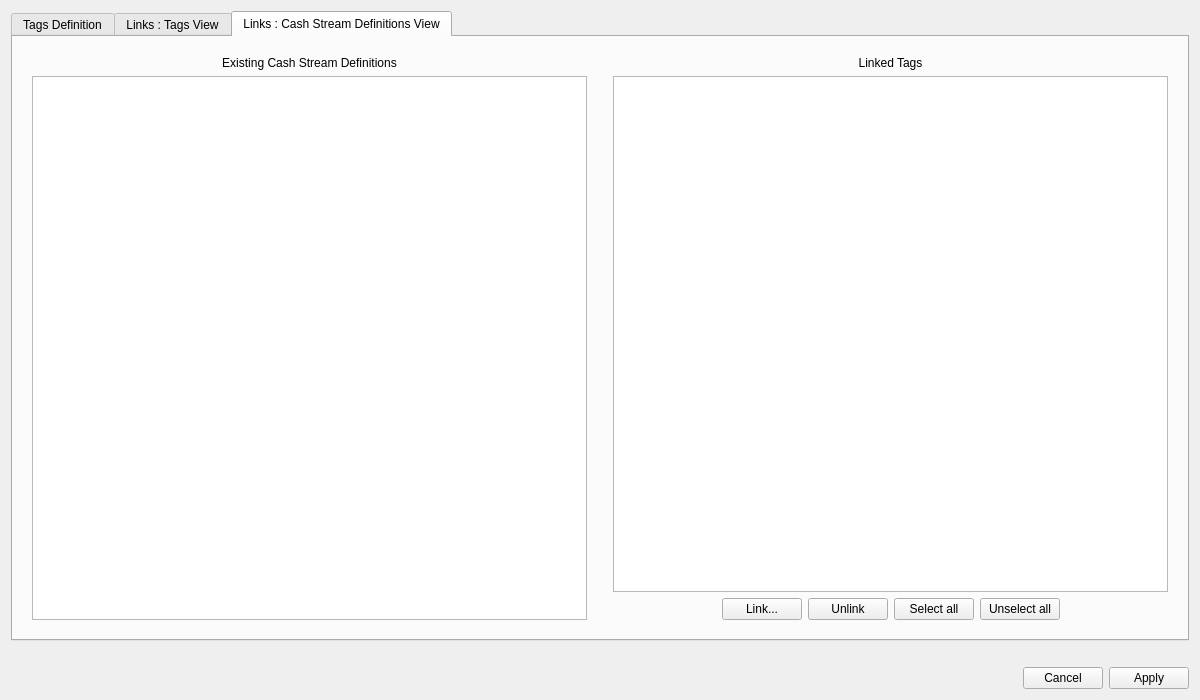
<?xml version="1.0" encoding="UTF-8"?>
<ui version="4.0">
 <class>ManageTagsDialog</class>
 <widget class="QDialog" name="ManageTagsDialog">
  <property name="geometry">
   <rect>
    <x>0</x>
    <y>0</y>
    <width>1200</width>
    <height>700</height>
   </rect>
  </property>
  <property name="windowTitle">
   <string>Manage Tags</string>
  </property>
  <layout class="QVBoxLayout" name="verticalLayout" stretch="0,0,0">
   <item>
    <widget class="QTabWidget" name="tagsTabWidget">
     <property name="currentIndex">
      <number>2</number>
     </property>
     <widget class="QWidget" name="tagsTab">
      <attribute name="title">
       <string>Tags Definition</string>
      </attribute>
      <layout class="QVBoxLayout" name="verticalLayout_4">
       <item>
        <spacer name="verticalSpacer_3">
         <property name="orientation">
          <enum>Qt::Orientation::Vertical</enum>
         </property>
         <property name="sizeType">
          <enum>QSizePolicy::Policy::Fixed</enum>
         </property>
         <property name="sizeHint" stdset="0">
          <size>
           <width>20</width>
           <height>5</height>
          </size>
         </property>
        </spacer>
       </item>
       <item>
        <layout class="QVBoxLayout" name="verticalLayout_tagsTab">
         <item>
          <layout class="QHBoxLayout" name="horizontalLayout_3">
           <item>
            <widget class="QLabel" name="tagsDefListTitleLabel">
             <property name="text">
              <string>TextLabel</string>
             </property>
             <property name="alignment">
              <set>Qt::AlignmentFlag::AlignCenter</set>
             </property>
            </widget>
           </item>
          </layout>
         </item>
         <item>
          <layout class="QHBoxLayout" name="horizontalLayout_List">
           <item>
            <widget class="QTableView" name="tagsDefTableView">
             <property name="alternatingRowColors">
              <bool>true</bool>
             </property>
             <property name="selectionBehavior">
              <enum>QAbstractItemView::SelectionBehavior::SelectRows</enum>
             </property>
             <attribute name="horizontalHeaderStretchLastSection">
              <bool>true</bool>
             </attribute>
            </widget>
           </item>
          </layout>
         </item>
         <item>
          <layout class="QHBoxLayout" name="horizontalLayout_2">
           <item>
            <spacer name="horizontalSpacer_2">
             <property name="orientation">
              <enum>Qt::Orientation::Horizontal</enum>
             </property>
             <property name="sizeHint" stdset="0">
              <size>
               <width>40</width>
               <height>20</height>
              </size>
             </property>
            </spacer>
           </item>
           <item>
            <widget class="QPushButton" name="tagsDefAddPushButton">
             <property name="toolTip">
              <string>&lt;html&gt;&lt;head/&gt;&lt;body&gt;&lt;p&gt;Create a new tag, with initially no link to any Cash Stream Definitions.&lt;/p&gt;&lt;/body&gt;&lt;/html&gt;</string>
             </property>
             <property name="text">
              <string>Add...</string>
             </property>
            </widget>
           </item>
           <item>
            <widget class="QPushButton" name="tagsDefDeletePushButton">
             <property name="toolTip">
              <string>&lt;html&gt;&lt;head/&gt;&lt;body&gt;&lt;p&gt;Delete the selected tags. All their respective &lt;span style=&quot; font-weight:700;&quot;&gt;links&lt;/span&gt; to any Cash Stream Definitions will also be deleted. &lt;/p&gt;&lt;/body&gt;&lt;/html&gt;</string>
             </property>
             <property name="text">
              <string>Delete</string>
             </property>
            </widget>
           </item>
           <item>
            <widget class="QPushButton" name="tagsDefEditPushButton">
             <property name="toolTip">
              <string>&lt;html&gt;&lt;head/&gt;&lt;body&gt;&lt;p&gt;Edit the selected tag. All the &lt;span style=&quot; font-weight:700;&quot;&gt;links&lt;/span&gt; to any Cash Stream Definitions are &lt;span style=&quot; font-weight:700;&quot;&gt;maintained&lt;/span&gt;, even if the tag 's name or any other properties change.&lt;/p&gt;&lt;/body&gt;&lt;/html&gt;</string>
             </property>
             <property name="text">
              <string>Edit...</string>
             </property>
            </widget>
           </item>
           <item>
            <widget class="QPushButton" name="tagsDefDuplicatePushButton">
             <property name="toolTip">
              <string>&lt;html&gt;&lt;head/&gt;&lt;body&gt;&lt;p&gt;Duplicate all selected tags. For each new tag created, the name will be prefixed with &amp;quot;Copy of&amp;quot;. All existing &lt;span style=&quot; font-weight:700;&quot;&gt;links&lt;/span&gt; to any Cash Stream Definitions are also duplicated to the new tag(s).&lt;/p&gt;&lt;/body&gt;&lt;/html&gt;</string>
             </property>
             <property name="text">
              <string>Duplicate</string>
             </property>
            </widget>
           </item>
           <item>
            <widget class="QPushButton" name="tagsDefImportPushButton">
             <property name="toolTip">
              <string>&lt;html&gt;&lt;head/&gt;&lt;body&gt;&lt;p&gt;Import tags from another scenario. The imported tags are added to the existing tags for this scenario, but must have unique names (duplicates are skipped). Each tag created have initially no link with any Cash Stream Definitions of this scenario.&lt;/p&gt;&lt;/body&gt;&lt;/html&gt;</string>
             </property>
             <property name="text">
              <string>Import...</string>
             </property>
            </widget>
           </item>
           <item>
            <widget class="QPushButton" name="tagsDefSelectAllPushButton">
             <property name="text">
              <string>Select all</string>
             </property>
            </widget>
           </item>
           <item>
            <widget class="QPushButton" name="tagsDefUnselectAllPushButton">
             <property name="text">
              <string>Unselect all</string>
             </property>
            </widget>
           </item>
           <item>
            <spacer name="horizontalSpacer_7">
             <property name="orientation">
              <enum>Qt::Orientation::Horizontal</enum>
             </property>
             <property name="sizeHint" stdset="0">
              <size>
               <width>40</width>
               <height>20</height>
              </size>
             </property>
            </spacer>
           </item>
          </layout>
         </item>
        </layout>
       </item>
      </layout>
     </widget>
     <widget class="QWidget" name="fromTagsTab">
      <attribute name="title">
       <string>Links : Tags View</string>
      </attribute>
      <layout class="QHBoxLayout" name="horizontalLayout_4">
       <item>
        <layout class="QVBoxLayout" name="verticalLayout_Tags">
         <property name="leftMargin">
          <number>10</number>
         </property>
         <property name="topMargin">
          <number>10</number>
         </property>
         <property name="rightMargin">
          <number>10</number>
         </property>
         <property name="bottomMargin">
          <number>10</number>
         </property>
         <item>
          <widget class="QLabel" name="tagLabel">
           <property name="text">
            <string>Existing Tags</string>
           </property>
           <property name="alignment">
            <set>Qt::AlignmentFlag::AlignCenter</set>
           </property>
          </widget>
         </item>
         <item>
          <widget class="QListWidget" name="tagsViewTagsListWidget">
           <property name="alternatingRowColors">
            <bool>true</bool>
           </property>
           <property name="selectionBehavior">
            <enum>QAbstractItemView::SelectionBehavior::SelectRows</enum>
           </property>
           <property name="sortingEnabled">
            <bool>true</bool>
           </property>
          </widget>
         </item>
        </layout>
       </item>
       <item>
        <layout class="QVBoxLayout" name="verticalLayout_Fsds">
         <property name="leftMargin">
          <number>10</number>
         </property>
         <property name="topMargin">
          <number>10</number>
         </property>
         <property name="rightMargin">
          <number>10</number>
         </property>
         <property name="bottomMargin">
          <number>10</number>
         </property>
         <item>
          <widget class="QLabel" name="tagsViewCsdListLabel">
           <property name="text">
            <string>Linked Cash Stream Definitions</string>
           </property>
           <property name="alignment">
            <set>Qt::AlignmentFlag::AlignCenter</set>
           </property>
          </widget>
         </item>
         <item>
          <widget class="QListWidget" name="tagsViewCsdListWidget">
           <property name="alternatingRowColors">
            <bool>true</bool>
           </property>
           <property name="selectionMode">
            <enum>QAbstractItemView::SelectionMode::MultiSelection</enum>
           </property>
           <property name="selectionBehavior">
            <enum>QAbstractItemView::SelectionBehavior::SelectRows</enum>
           </property>
           <property name="sortingEnabled">
            <bool>true</bool>
           </property>
          </widget>
         </item>
         <item>
          <layout class="QHBoxLayout" name="horizontalLayout_FsdsButtons">
           <item>
            <spacer name="horizontalSpacer_5">
             <property name="orientation">
              <enum>Qt::Orientation::Horizontal</enum>
             </property>
             <property name="sizeHint" stdset="0">
              <size>
               <width>40</width>
               <height>20</height>
              </size>
             </property>
            </spacer>
           </item>
           <item>
            <widget class="QPushButton" name="tagsViewAddLinkPushButton">
             <property name="toolTip">
              <string>&lt;html&gt;&lt;head/&gt;&lt;body&gt;&lt;p&gt;Create &lt;span style=&quot; font-weight:700;&quot;&gt;new link(s) &lt;/span&gt;between the selected tag to the left and a set of Cash Stream Definitions that will be choosen in the following Dialog.&lt;/p&gt;&lt;/body&gt;&lt;/html&gt;</string>
             </property>
             <property name="text">
              <string>Link...</string>
             </property>
            </widget>
           </item>
           <item>
            <widget class="QPushButton" name="tagsViewDeleteLinksPushButton">
             <property name="toolTip">
              <string>&lt;html&gt;&lt;head/&gt;&lt;body&gt;&lt;p&gt;Delete the &lt;span style=&quot; font-weight:700;&quot;&gt;link(s)&lt;/span&gt; between the selected tag to the left and the selected Cash Stream Definitions to the right.&lt;/p&gt;&lt;/body&gt;&lt;/html&gt;</string>
             </property>
             <property name="text">
              <string>Unlink</string>
             </property>
            </widget>
           </item>
           <item>
            <widget class="QPushButton" name="tagsViewSelectAllLinksPushButton">
             <property name="text">
              <string>Select all</string>
             </property>
            </widget>
           </item>
           <item>
            <widget class="QPushButton" name="tagsViewUnselectAllLinksPushButton">
             <property name="text">
              <string>Unselect all</string>
             </property>
            </widget>
           </item>
           <item>
            <spacer name="horizontalSpacer_6">
             <property name="orientation">
              <enum>Qt::Orientation::Horizontal</enum>
             </property>
             <property name="sizeHint" stdset="0">
              <size>
               <width>40</width>
               <height>20</height>
              </size>
             </property>
            </spacer>
           </item>
          </layout>
         </item>
        </layout>
       </item>
      </layout>
     </widget>
     <widget class="QWidget" name="fromCsdTab">
      <attribute name="title">
       <string>Links : Cash Stream Definitions View</string>
      </attribute>
      <layout class="QHBoxLayout" name="horizontalLayout_6">
       <item>
        <layout class="QHBoxLayout" name="horizontalLayout_5">
         <item>
          <layout class="QVBoxLayout" name="verticalLayout_CSD">
           <property name="leftMargin">
            <number>10</number>
           </property>
           <property name="topMargin">
            <number>10</number>
           </property>
           <property name="rightMargin">
            <number>10</number>
           </property>
           <property name="bottomMargin">
            <number>10</number>
           </property>
           <item>
            <widget class="QLabel" name="label">
             <property name="text">
              <string>Existing Cash Stream Definitions</string>
             </property>
             <property name="alignment">
              <set>Qt::AlignmentFlag::AlignCenter</set>
             </property>
            </widget>
           </item>
           <item>
            <widget class="QListWidget" name="csdsViewCsdsListWidget">
             <property name="alternatingRowColors">
              <bool>true</bool>
             </property>
             <property name="sortingEnabled">
              <bool>true</bool>
             </property>
            </widget>
           </item>
          </layout>
         </item>
         <item>
          <layout class="QVBoxLayout" name="verticalLayout_TAG">
           <property name="leftMargin">
            <number>10</number>
           </property>
           <property name="topMargin">
            <number>10</number>
           </property>
           <property name="rightMargin">
            <number>10</number>
           </property>
           <property name="bottomMargin">
            <number>10</number>
           </property>
           <item>
            <widget class="QLabel" name="csdsViewTagsListLabel">
             <property name="text">
              <string>Linked Tags</string>
             </property>
             <property name="alignment">
              <set>Qt::AlignmentFlag::AlignCenter</set>
             </property>
            </widget>
           </item>
           <item>
            <widget class="QListWidget" name="csdsViewTagsListWidget">
             <property name="alternatingRowColors">
              <bool>true</bool>
             </property>
             <property name="selectionMode">
              <enum>QAbstractItemView::SelectionMode::ExtendedSelection</enum>
             </property>
             <property name="sortingEnabled">
              <bool>true</bool>
             </property>
            </widget>
           </item>
           <item>
            <layout class="QHBoxLayout" name="horizontalLayout_9">
             <item>
              <spacer name="horizontalSpacer">
               <property name="orientation">
                <enum>Qt::Orientation::Horizontal</enum>
               </property>
               <property name="sizeHint" stdset="0">
                <size>
                 <width>40</width>
                 <height>20</height>
                </size>
               </property>
              </spacer>
             </item>
             <item>
              <widget class="QPushButton" name="csdsViewLinkPushButton">
               <property name="toolTip">
                <string>&lt;html&gt;&lt;head/&gt;&lt;body&gt;&lt;p&gt;Create &lt;span style=&quot; font-weight:700;&quot;&gt;new link(s) &lt;/span&gt;between the selected Cash Stream Definition to the left and a set of Tags that will be choosen in the following Dialog.&lt;/p&gt;&lt;/body&gt;&lt;/html&gt;</string>
               </property>
               <property name="text">
                <string>Link...</string>
               </property>
              </widget>
             </item>
             <item>
              <widget class="QPushButton" name="csdsViewUnlinkPushButton">
               <property name="toolTip">
                <string>&lt;html&gt;&lt;head/&gt;&lt;body&gt;&lt;p&gt;Delete the &lt;span style=&quot; font-weight:700;&quot;&gt;link(s)&lt;/span&gt; between the selected Cash Stream Definition to the left and the selected Tags to the right.&lt;/p&gt;&lt;/body&gt;&lt;/html&gt;</string>
               </property>
               <property name="text">
                <string>Unlink</string>
               </property>
              </widget>
             </item>
             <item>
              <widget class="QPushButton" name="csdsViewSelectAllPushButton">
               <property name="text">
                <string>Select all</string>
               </property>
              </widget>
             </item>
             <item>
              <widget class="QPushButton" name="csdsViewUnselectPushButton">
               <property name="text">
                <string>Unselect all</string>
               </property>
              </widget>
             </item>
             <item>
              <spacer name="horizontalSpacer_3">
               <property name="orientation">
                <enum>Qt::Orientation::Horizontal</enum>
               </property>
               <property name="sizeHint" stdset="0">
                <size>
                 <width>40</width>
                 <height>20</height>
                </size>
               </property>
              </spacer>
             </item>
            </layout>
           </item>
          </layout>
         </item>
        </layout>
       </item>
      </layout>
     </widget>
    </widget>
   </item>
   <item>
    <spacer name="verticalSpacer">
     <property name="orientation">
      <enum>Qt::Orientation::Vertical</enum>
     </property>
     <property name="sizeType">
      <enum>QSizePolicy::Policy::Fixed</enum>
     </property>
     <property name="sizeHint" stdset="0">
      <size>
       <width>20</width>
       <height>20</height>
      </size>
     </property>
    </spacer>
   </item>
   <item>
    <layout class="QHBoxLayout" name="horizontalLayout_General_Buttons">
     <item>
      <spacer name="horizontalSpacer_8">
       <property name="orientation">
        <enum>Qt::Orientation::Horizontal</enum>
       </property>
       <property name="sizeHint" stdset="0">
        <size>
         <width>40</width>
         <height>20</height>
        </size>
       </property>
      </spacer>
     </item>
     <item>
      <widget class="QPushButton" name="cancelPushButton">
       <property name="text">
        <string>Cancel</string>
       </property>
      </widget>
     </item>
     <item>
      <widget class="QPushButton" name="applyPushButton">
       <property name="text">
        <string>Apply</string>
       </property>
      </widget>
     </item>
    </layout>
   </item>
  </layout>
 </widget>
 <resources/>
 <connections/>
</ui>
